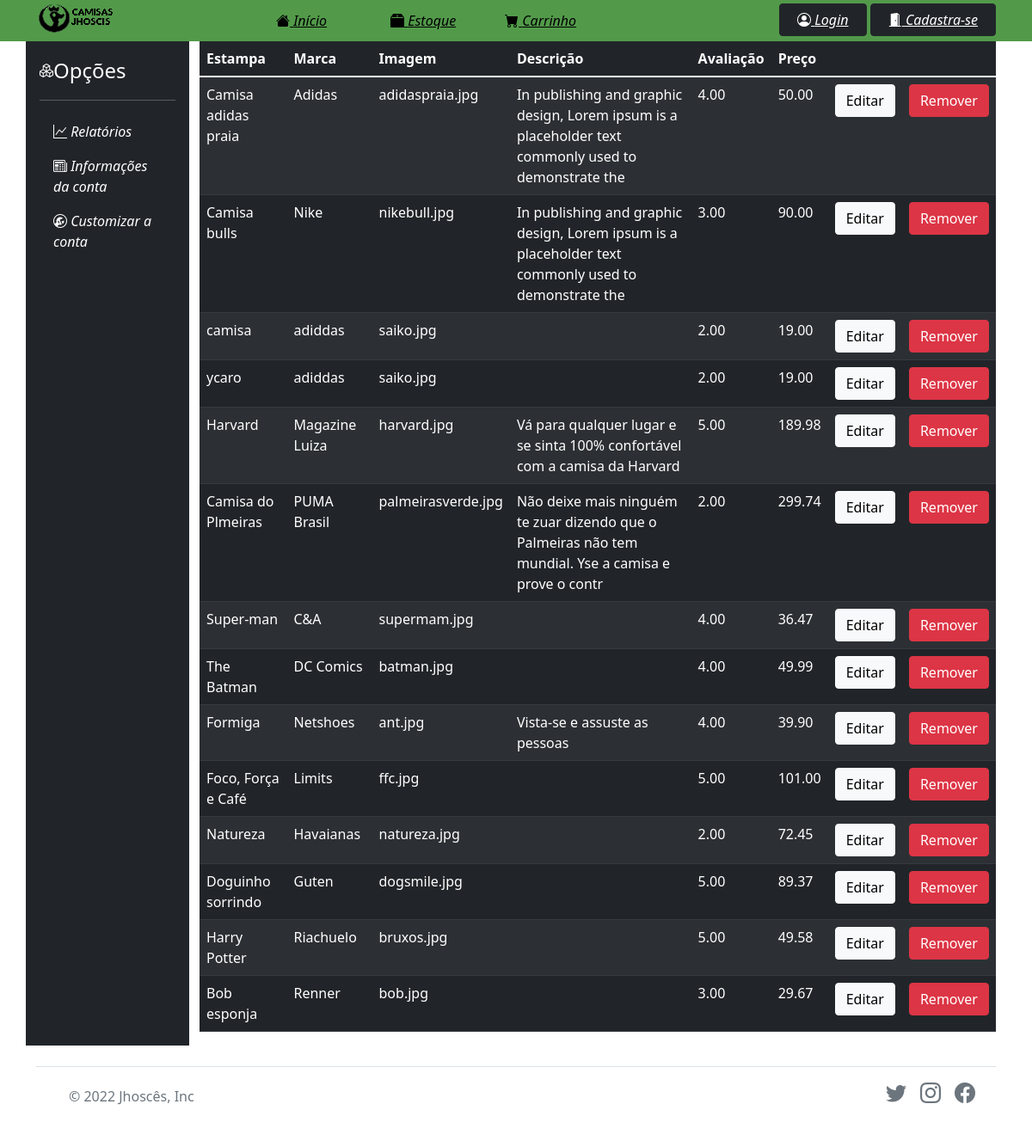
The app's page /loja/tabelacamisa.php with its own data.
### tables this page shows
CREATE TABLE `camisa` (
  `id_camisa` int(10) NOT NULL,
  `estampa` varchar(100) NOT NULL,
  `marca` varchar(100) NOT NULL,
  `imagem` varchar(100) NOT NULL,
  `descricao` varchar(500) NOT NULL,
  `avaliacao` decimal(11,2) NOT NULL,
  `preco` decimal(20,2) NOT NULL
);

### loja/tabelacamisa.php (the view, shortened to what this page needs)
<?php
	include "conexao.php";
	include "cabecalho.php";
	$sql="SELECT `id_camisa`,`estampa`,`marca`,`imagem`,
	left(`descricao` , 100) as descricao,
	`avaliacao`,`preco` FROM camisa;";
	$query_01= mysqli_query($mysql,$sql);
	$fecth_01= mysqli_fetch_all($query_01, MYSQLI_ASSOC);
?>
<body>
	<div class="container">
		<div class="row ">
		<?php
                include 'admmenu.php';
            ?>
				<div class="col-10">
					<table class="table table-striped table-dark">
						<thead>
							<tr>
								<th scope="col">Estampa</th>
								<th scope="col">Marca</th>
								<th scope="col">Imagem</th>
								<th scope="col">Descrição</th>
								<th scope="col">Avaliação</th>
								<th scope="col">Preço</th>
								<th scope="col"></th>
								<th scope="col"></th>
							</tr>
						</thead>
						<tbody>
							<?php
							foreach($fecth_01 as $coluna_valor){
								echo "<tr>";
								echo "<td>".$coluna_valor['estampa']."</td>";
								echo "<td>".$coluna_valor['marca']."</td>";
								echo "<td>".$coluna_valor['imagem']."</td>";
								echo "<td ><span style='text-overflow: ellipsis;'>{$coluna_valor['descricao']}</span>"."</td>";
								echo "<td>".$coluna_valor['avaliacao']."</td>";
								echo "<td>".$coluna_valor['preco']."</td>";
								echo "<td><a class='btn btn-light' href='editarcamisa.php?tabela_editar={$coluna_valor['id_camisa']}' role='button'>Editar</a></td>";
								echo "<td><a class='btn btn-danger' href='removercamisa.php?tabela_deleta={$coluna_valor['id_camisa']}' role='button'>Remover</a></td>";
								echo "</tr>";
							}
							?>
						</tbody>
					</table>
				</div>
			</div>
		</div>
</body>
<?php
	include "footer.php";
?>

### records on screen
camisa: estampa "Camisa adidas praia", marca "Adidas", imagem "adidaspraia.jpg", descricao "In publishing and graphic design, Lorem ipsum is a placeholder text commonly used to demonstrate the", avaliacao "4.00", preco "50.00"
camisa: estampa "Camisa bulls", marca "Nike", imagem "nikebull.jpg", descricao "In publishing and graphic design, Lorem ipsum is a placeholder text commonly used to demonstrate the", avaliacao "3.00", preco "90.00"
camisa: estampa "camisa", marca "adiddas", imagem "saiko.jpg", avaliacao "2.00", preco "19.00"
camisa: estampa "ycaro", marca "adiddas", imagem "saiko.jpg", avaliacao "2.00", preco "19.00"
camisa: estampa "Harvard", marca "Magazine Luiza", imagem "harvard.jpg", descricao "Vá para qualquer lugar e se sinta 100% confortável com a camisa da Harvard", avaliacao "5.00", preco "189.98"
camisa: estampa "Camisa do Plmeiras", marca "PUMA Brasil", imagem "palmeirasverde.jpg", descricao "Não deixe mais ninguém te zuar dizendo que o Palmeiras não tem mundial. Yse a camisa e prove o contr", avaliacao "2.00", preco "299.74"
camisa: estampa "Super-man", marca "C&A", imagem "supermam.jpg", avaliacao "4.00", preco "36.47"
camisa: estampa "The Batman", marca "DC Comics", imagem "batman.jpg", avaliacao "4.00", preco "49.99"
camisa: estampa "Formiga", marca "Netshoes", imagem "ant.jpg", descricao "Vista-se e assuste as pessoas", avaliacao "4.00", preco "39.90"
camisa: estampa "Foco, Força e Café", marca "Limits", imagem "ffc.jpg", avaliacao "5.00", preco "101.00"
camisa: estampa "Natureza", marca "Havaianas", imagem "natureza.jpg", avaliacao "2.00", preco "72.45"
camisa: estampa "Doguinho sorrindo", marca "Guten", imagem "dogsmile.jpg", avaliacao "5.00", preco "89.37"
camisa: estampa "Harry Potter", marca "Riachuelo", imagem "bruxos.jpg", avaliacao "5.00", preco "49.58"
camisa: estampa "Bob esponja", marca "Renner", imagem "bob.jpg", avaliacao "3.00", preco "29.67"
